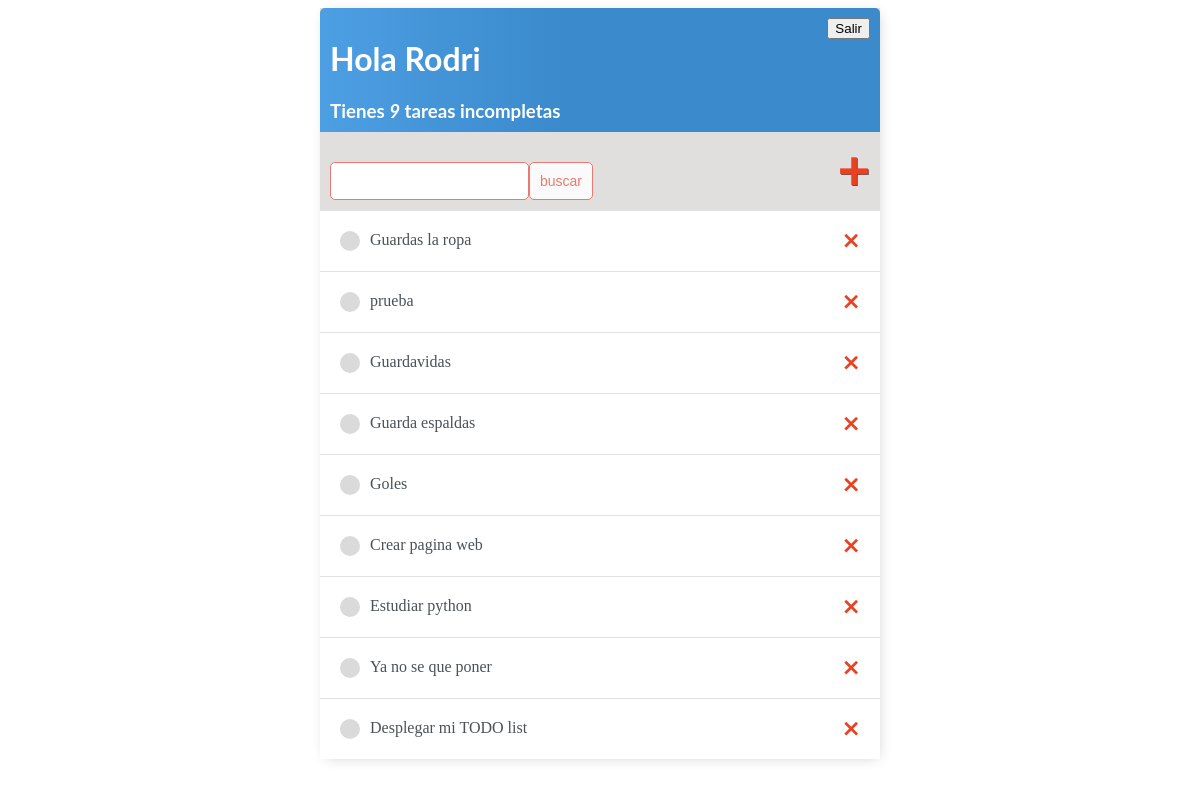
Before: / (signed in) with the older database file.
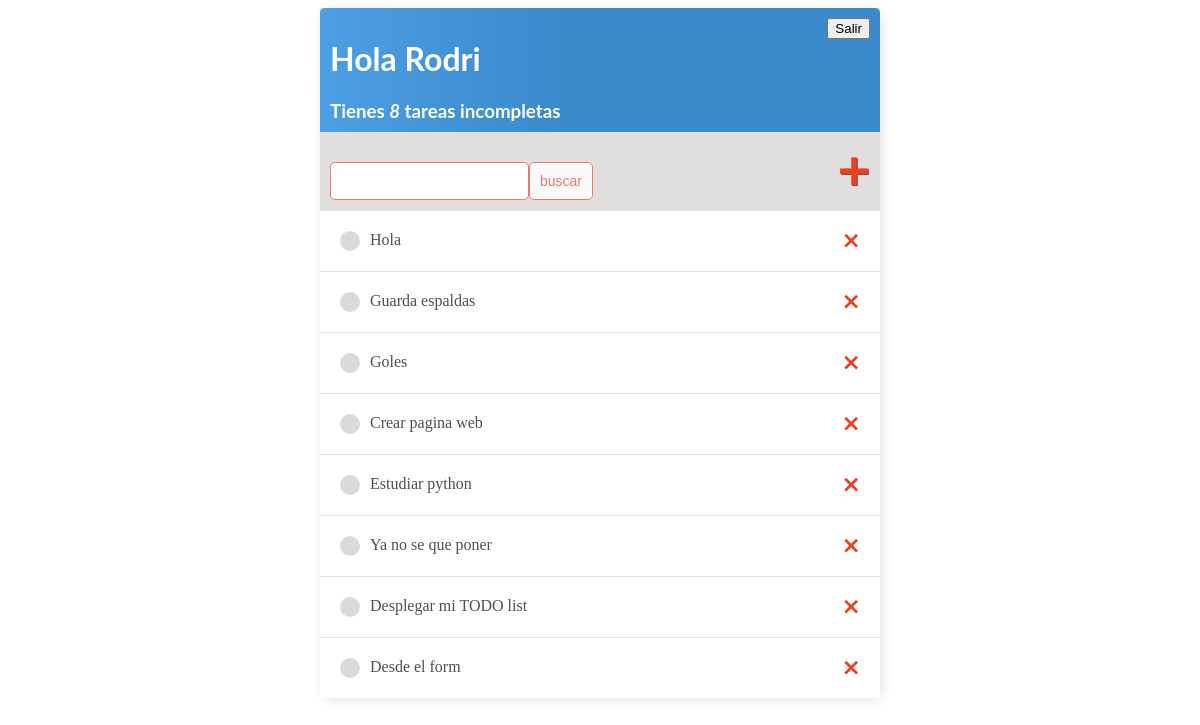
After: the same page with the newer database file.
### base/models.py (models this page shows)
class Tarea(models.Model):
    usuario     = models.ForeignKey(User, on_delete=models.CASCADE, null=True,blank=True)
    titulo      = models.CharField(max_length=200)
    descripcion = models.TextField(null=True,blank=True)
    completo    = models.BooleanField(default=False)
    creado      = models.DateTimeField(auto_now_add= True)
    def __str__(self):
        return self.titulo
    class Meta:
        ordering = ['completo']

### base/views.py (the view)
# urls.py: path('', ListaPendientes.as_view(), name='tareas'),
class ListaPendientes(LoginRequiredMixin,ListView):
    model                       = Tarea
    context_object_name         = 'tareas'
    def get_context_data(self, **kwargs):
        context =  super().get_context_data(**kwargs)
        context ['tareas'] = context ['tareas'].filter(usuario=self.request.user)
        context ['count'] = context ['tareas'].filter(completo=False).count()
        valor_buscado = self.request.GET.get('area-buscar') or ''
        if valor_buscado:
            context ['tareas'] = context ['tareas'].filter(titulo__icontains = valor_buscado)
            context ['valor_buscado'] = valor_buscado
        return context

### base/templates/base/tarea_list.html (shortened to what this page needs)
{% extends "base/principal.html" %}
{% block content %}
<div class="barra-superior">
    <div>
        <h1>Hola {{request.user|title}}</h1>
        <h3 style="margin:0">Tienes <i>{{count}}</i> tarea{{count|pluralize}} incompleta{{count|pluralize}}</h3>
    </div>
{% if request.user.is_authenticated %}
<form action="{% url 'logout' %}" method="post">
    <button type="submit">Salir</button>
</form>
{% else %}
<a href= "{% url 'login' %}">Ingresar</a>
{% endif%}
</div>
<div id="envoltorio-agregar-buscar">
    <form method="GET" style="margin-top: 20px; display: flex;">
        <input type="text" name="area-buscar" value="{{valor_buscado}}">
        <input class='boton' type="submit" value="buscar">
    </form>
    <a id='enlace-agregar' href="{% url 'crear-tarea' %}">&#x1F7A5;</a>
</div>
<div class="envoltorio-items-tarea">
    {% for tarea in tareas %}
    <div class="envoltorio-tarea">
        {% if tarea.completo %}
        <div class="titulo-tarea">
            <div class="icono-tarea-completa"></div>
            <i><s><a href="{% url 'editar-tarea' tarea.id %}">{{tarea}}</a></s></i>
        </div>
        <a class='enlace-eliminar' href="{% url 'eliminar-tarea' tarea.id %}">&#x2A2F;</a>
        {% else %}
        <div class="titulo-tarea">
            <div class="icono-tarea-incompleta"></div>
            <a href="{% url 'editar-tarea' tarea.id %}">{{tarea}}</a>
        </div>
        <a class='enlace-eliminar' href="{% url 'eliminar-tarea' tarea.id %}">&#x2A2F;</a>
        {% endif %}
    </div>
    {% empty %}
    <h3>No hay elementos en esta lista</h3>
    {% endfor %}
</div>
{% endblock content %}

Changed rows visible on the page:
removed Tarea: titulo "Guardas la ropa"
removed Tarea: titulo "prueba"
changed Tarea: titulo "Guardavidas" → "Hola"
added Tarea: titulo "Desde el form"
Other visible differences:
{{ count }}: "9" → "8"
